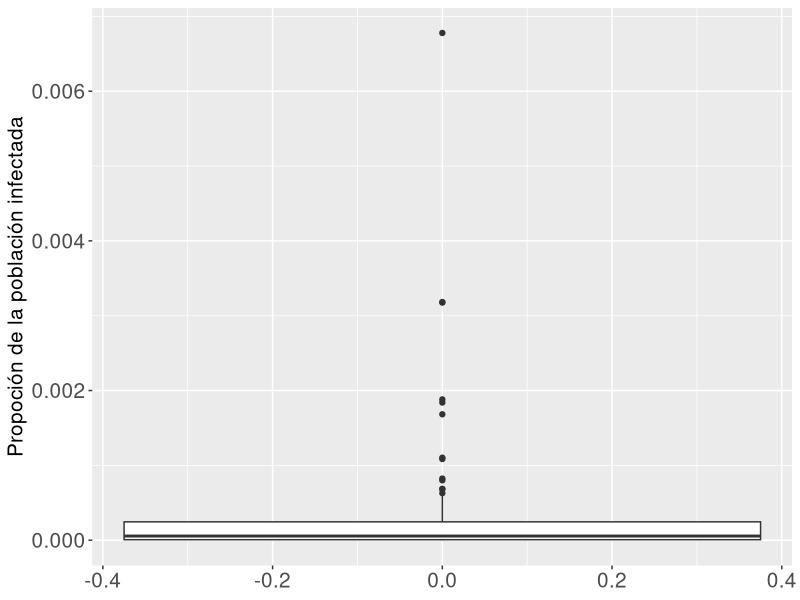
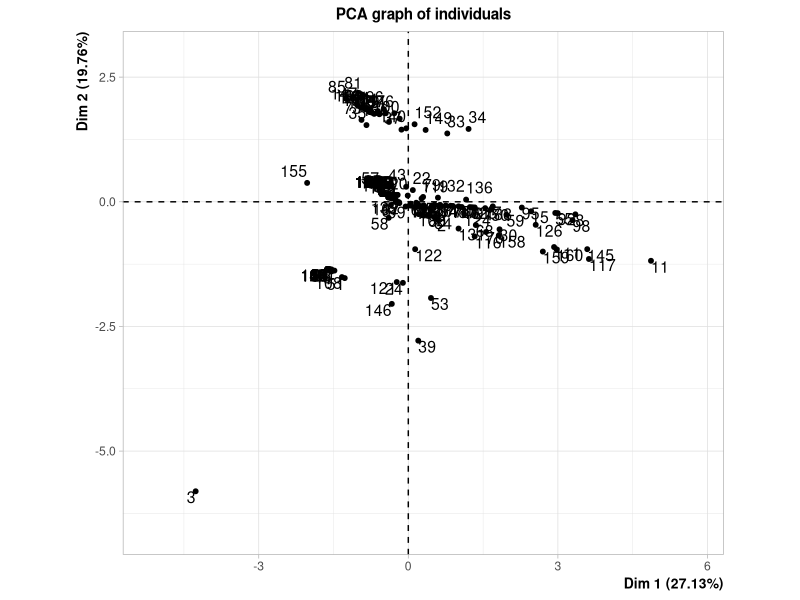
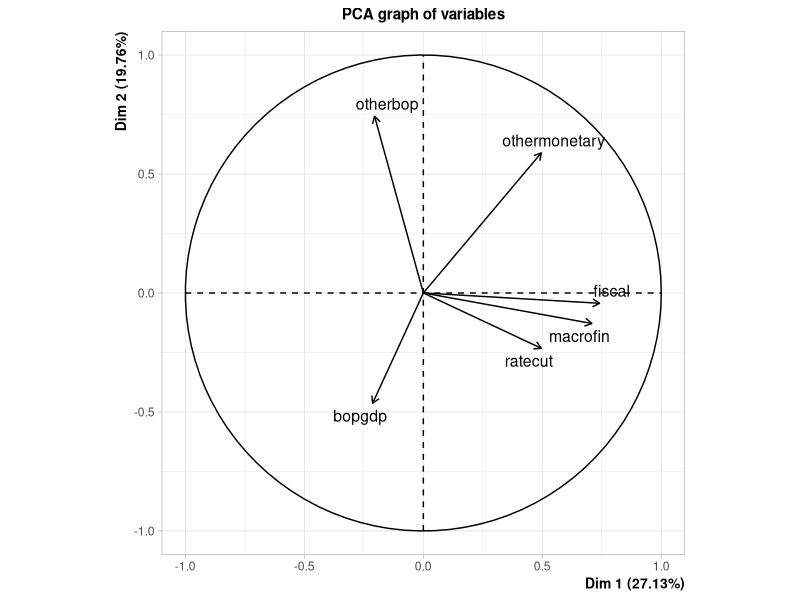
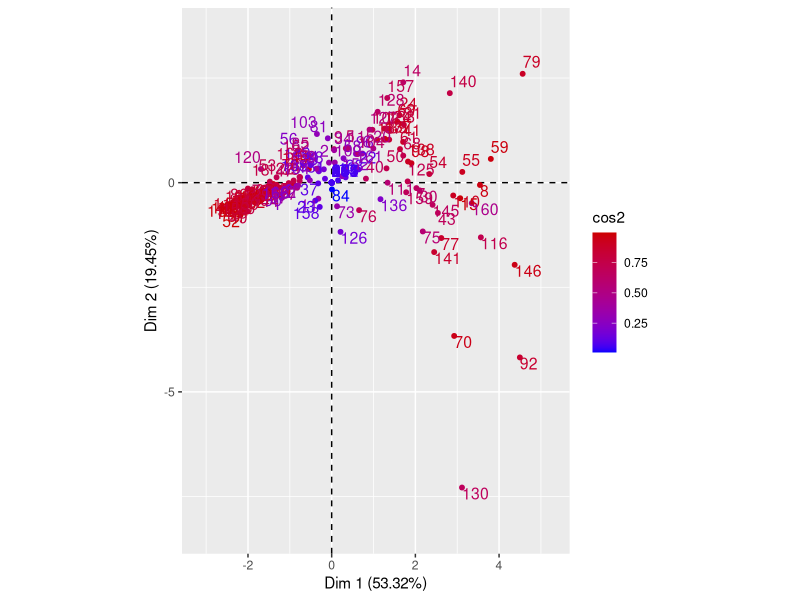
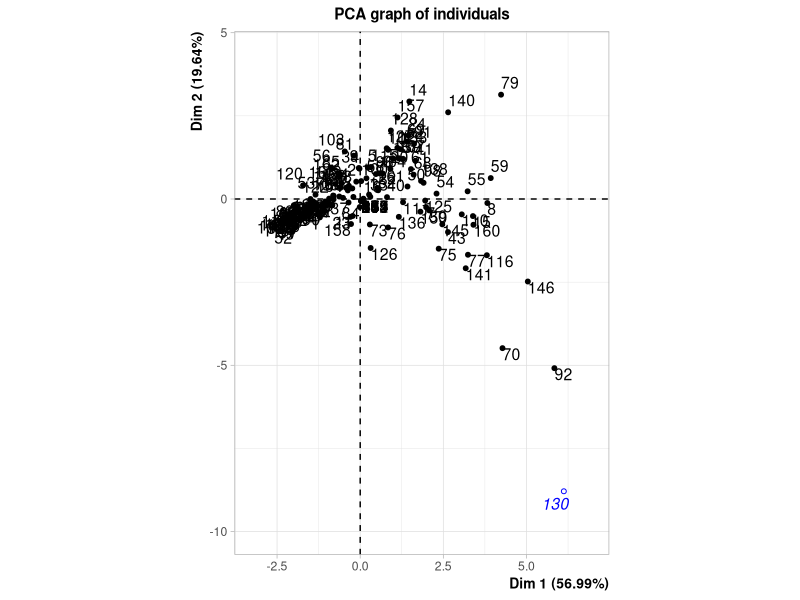
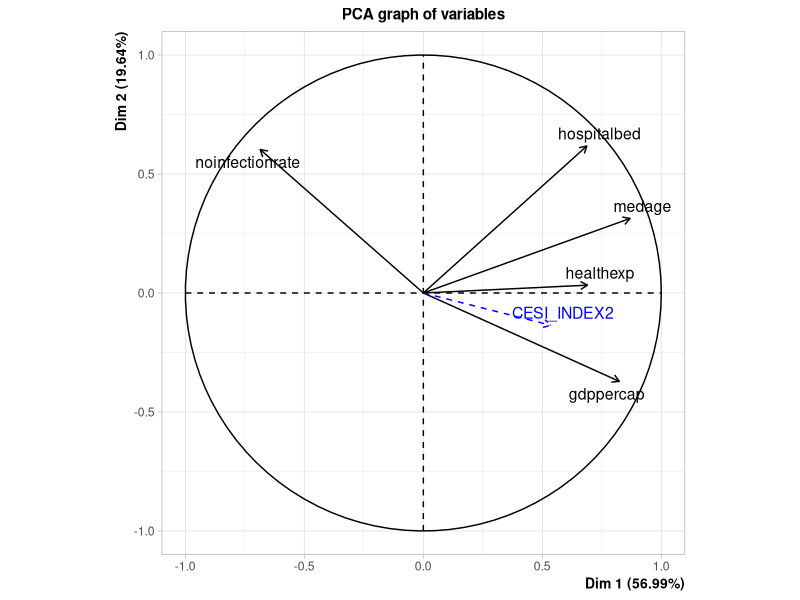
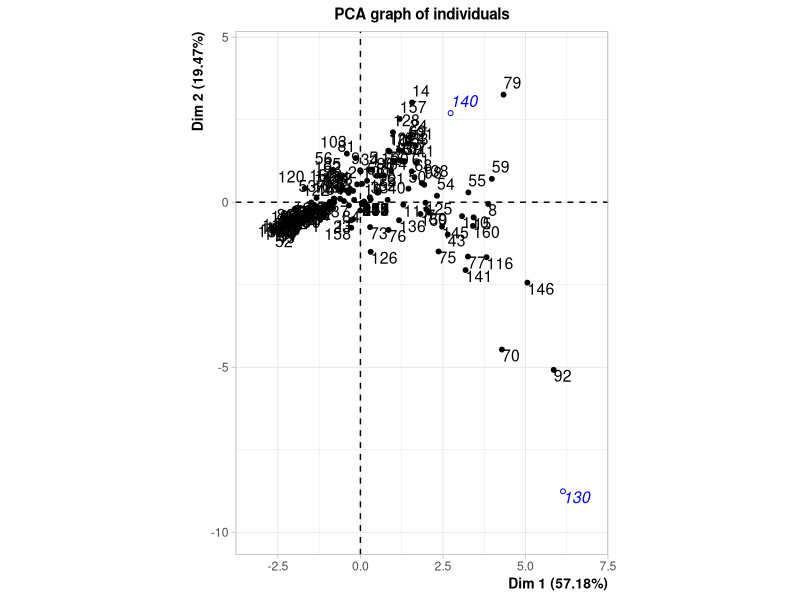
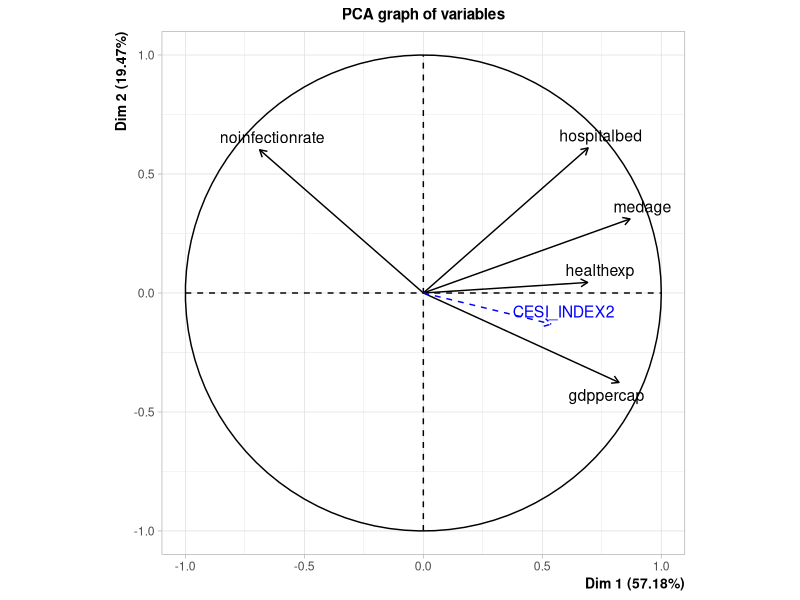

Write R code to recreate these figures, in order.
## ---- chunk 1
knitr::opts_chunk$set(echo=FALSE,
                      include=FALSE,
                      warning = FALSE,
                      message = FALSE,
                      fig.pos = 'H',
                      fig.align = 'center',
                      out.extra = '',
                      fig.hold = 'hold',
                      out.width = "50%"
                      )
options(xtable.comment=FALSE,
        xtable.table.placement="H")
## ---- chunk 2
library(dplyr)
library(ggplot2)
library(readxl)
library(xtable)
library(FactoMineR)
library(forcats)
library(gridExtra)

## ---- chunk 3
#Lectura de los datos

datos <- read.table("corona.txt", sep = "\t", header = TRUE)

datos <- datos  %>% rename(healthexp= "currenthealthexpenditureofgdpshx", gdppercap = "gdppercapitaconstant2010us" )
## ---- chunk 4
datospob <- read_xls("datospob.xls") %>% 
  select(`Country Name`, `2018`) %>%
  rename(country = `Country Name`, denspob = `2018` )


faltan <- datos$country %in% datos$country
datos$country[which(faltan == FALSE)]


datospob$country <-  recode(datospob$country,
                    `Bahamas, The` = "Bahamas",
                    `Brunei Darussalam` = "Brunei",
                    `Congo, Rep.` = "Congo, R",
                    `Cote d'Ivoire` = "Cote Ivory",
                    `Congo, Dem. Rep.` = "Democratic Republic of Congo",
                    `Egypt, Arab Rep.` = "Egypt",
                    `Gambia, The` = "Gambia",
                    `Guinea-Bissau` = "Guinea Bissau",
                    `Hong Kong SAR, China` = "Hong Kong",
                    `Iran, Islamic Rep.` = "Iran",
                    `Kyrgyz Republic` = "Kyrgyzstan",
                    `Lao PDR` = "Laos",
                    `Russian Federation` = "Russia",
                    `Korea, Rep.` = "South Korea",
                    `Tajikistan` = "Taijikistan",
                    `Yemen, Rep.` = "Yemen"
                    )

#sum(datos$country %in% datospob$country)-length(datos$country %in% datospob$country) control


## ---- chunk 5
dim(datos)
## ---- chunk 6
cbind("Variable"=names(datos), "Datos faltantes"=NAcheck <- as.numeric(apply(is.na(datos), 2, sum))) %>% 
  as.data.frame %>% 
  filter(`Datos faltantes`!=0)  %>% 
#  t() %>%
    xtable(caption="Tabla de cantidad de observaciones faltables para las variables.") %>% 
  print.xtable(include.colnames = TRUE)

datos <- datos %>% select(-c(stringency))

## ---- chunk 7

dim(datos)
(NAcheck <- as.numeric(apply(is.na(datos), 2, sum)))

#Hay NAs en varias variables, una opcion de imputacion, en las cuantitativas imputar la media y en las cualitativas el modo. Stringency tiene 93 NAs (evaluar sacarla)

#vector de valores medios

vals_meds <- rep(0, dim(datos)[2])

for(j in 1:dim(datos)[2]){
  
  vals_meds[j] <- mean(datos[,j], na.rm = TRUE)
}

#imputacion de vals medios en NAs

for(j in 1:dim(datos)[2]){
  if(NAcheck[j]>0){
    
    for(i in 1:dim(datos)[1]){
      if(is.na(datos[i,j])==TRUE){
       datos[i,j] <- vals_meds[j] 
    }
    }
  }
}


## ---- chunk 8

correl <- datos %>%
  select(-c(country, othermonetary, otherbop, CESI_INDEX)) %>% cor()

correl %>% round(2) %>%  xtable(caption="Matriz de correlaciones") %>% print.xtable(include.rownames = FALSE)

## ---- chunk 9
datos %>%
  arrange(desc(bopgdp)) %>%
  head(11) %>%
  select(country, bopgdp) %>%
  mutate(bopgdp=round(bopgdp, 2) )%>% 
  rename(`País`="country", `Medidas de BOP (% PBI)`="bopgdp") %>% 
  as.data.frame() %>% 
  xtable(caption = "Tabla de medidas de balanza de pago como porcentaje de PBI, ordenada de forma decreciente.") %>% 
  print.xtable(include.rownames =  FALSE)

otrasbop <- summary(as.factor(datos$otherbop))  
## ---- chunk 10
boxplot.fiscal <- datos %>% ggplot() + geom_boxplot(aes(y=fiscal))

fiscal.argelia <- datos %>% select(country, fiscal) %>% arrange(fiscal) %>% head(1)

## ---- chunk 11
ratecut.boxplot <- datos %>% ggplot() + geom_boxplot(aes(y=ratecut))

datos %>% select(country, ratecut) %>% arrange(desc(ratecut)) %>% head(20)

datos %>% filter(ratecut < 0) %>% count()
datos %>% filter(ratecut == 0) %>% count()


bigote <- quantile(datos$ratecut, 0.75)+ 1.5*IQR(datos$ratecut)

datos %>% filter(ratecut > bigote) %>% count()

quantile(datos$ratecut, 0.25)
quantile(datos$ratecut, 0.5)

## ---- chunk 12
macrofin.hist <- datos %>% ggplot() + geom_histogram(aes(x=macrofin)) + xlab(NULL) + labs(caption = "Histograma")
macrofin.boxplot <- datos %>% ggplot() + geom_boxplot(aes(y=macrofin)) + labs(caption = "Gráfico de caja")
  

min(datos$macrofin)
quantile(datos$macrofin, 0.61)
datos %>% filter(macrofin == 0) %>% count()

## ---- chunk 13
datos %>% filter(bopgdp == 0) %>% count()
## ---- chunk 14
gdppercap.boxplot <- datos %>% ggplot() + geom_boxplot(aes(y=gdppercap))

pbi.lux <- datos %>% filter(country=="Luxembourg") %>% select(gdppercap)

q3.gdp <- quantile(datos$gdppercap, 0.75)


## ---- chunk 15
medage.boxplot <- datos %>% ggplot() + geom_boxplot(aes(y=medage))

min.medage <- min(datos$medage)
max.medage <- max(datos$medage)

media.medage <- mean(datos$medage)
median(datos$medage)

max.ind.medage <- datos[which.max(datos$medage),]
min.ind.medage <- datos[which.min(datos$medage),]
## ---- chunk 16
healthexp.boxplot <- datos %>% ggplot() + geom_boxplot(aes(y=healthexp))

max.healthexp <- datos[which.max(datos$healthexp),]
max.healthexp2 <- datos[which.max(datos$healthexp[-130]),]

mean(datos$healthexp)
median(datos$healthexp)
## ---- chunk 17
boxplot.hospitalbed <- datos %>% ggplot() + geom_boxplot(aes(y=hospitalbed))

hospitalbed.mean <- mean(datos$hospitalbed)
hospitalbed.median <- median(datos$hospitalbed)

hospitalbed.japon <- datos %>% select(country, hospitalbed) %>% arrange(desc(hospitalbed)) %>% head(1)




## ---- chunk 18
datos %>% ggplot() +
  geom_boxplot(aes(y=infectionrate)) +
  ylab("Propoción de la población infectada") +
  theme(axis.text = element_text(size=15),
        axis.title = element_text(size=15)
        )
## ---- chunk 19
quantile(datos$infectionrate, 0.75)
datos %>% select(country, infectionrate) %>% arrange(desc(infectionrate)) %>% head(20)

## ---- chunk 20
vars.indice <- c("fiscal", "ratecut", "macrofin", "bopgdp", "othermonetary", "otherbop")

acp_indice <- PCA(select(datos, vars.indice), ncp=6)

summary(acp_indice)

ind.est.econ <- acp_indice$ind$coord[,1]

cor(ind.est.econ, datos$CESI_INDEX)

sum(ind.est.econ-datos$CESI_INDEX) #Llegamos a que son el mismo índice

acp_indice$eig
## ---- chunk 21
#plot.PCA(acp_indice, choix = "var")


data.frame(Variable = names(acp_indice$var$coord[,1]), `Correlación` = acp_indice$var$coord[,1]) %>% 
  xtable(caption="Correlación de cada variable con el índice de estímulo económico.") %>%
  print.xtable(include.rownames = FALSE)


# acp_indice$var$coord[,1] %>%
#   as.data.frame %>%
#   rename(Variable = 1, `Correlación` = 2) %>% 
#   xtable(caption="Correlación de cada variable con el índice de estímulo económico.")



coords_art <- c(0.58,0.39,0.55,0.39,-0.17, -0.16)
## ---- chunk 22
datos$noinfectionrate <- 1-datos$infectionrate

datos$CESI_INDEX2 <- ind.est.econ



vars.acp3 <- c("medage", "gdppercap", "healthexp", "hospitalbed", "noinfectionrate", "CESI_INDEX2")

acp3 <- PCA(datos[,vars.acp3], quanti.sup = 6, graph=FALSE)


acp3$eig %>% round(2) %>%  as.data.frame() %>% rename(`Valor propio`="eigenvalue", `% de varianza`= "percentage of variance", `% acumulado de varianza`="cumulative percentage of variance") %>% xtable(caption="Valores propios asociados a las componentes principales y porcentajes de inercia de cada uno.")


## ---- chunk 23
datos$country
## ---- chunk 24

plot.PCA(acp3, choix = "ind", habillage="cos2", graph.type = "ggplot") +
  ggtitle(NULL) +
  theme(axis.text = element_text(size=10),
        axis.title = element_text(size=10)
        ) + theme_gray() 

## ---- chunk 25
#se tiene el cos^2 en el plano

mat_cos2  <-  apply(acp3$ind$cos2[,1:2],1, sum)



mat_dist_cos2 <- cbind(`País`= datos$country   ,"cos2_plano" = mat_cos2, "norma"=  acp3$ind$dist) 




## ---- chunk 26
mat_dist_cos2 %>% as.data.frame %>% mutate(cos2_plano = round(as.numeric(cos2_plano), 2), norma = round(as.numeric(norma), 2)) %>%  arrange(desc(norma)) %>% head(10)%>% xtable( caption= "Coseno al cuadrado con el plano principal y norma de las observaciones (10 países con mayores valores de la norma)")
## ---- chunk 27
acp4 <- PCA(datos[, vars.acp3], ind.sup = 130, quanti.sup = 6)

acp5 <- PCA(datos[, vars.acp3], ind.sup = c(130,140), quanti.sup = 6)
## ---- chunk 28
mat_dist_cos2 %>% as.data.frame %>% mutate(cos2_plano = round(as.numeric(cos2_plano), 2), norma = round(as.numeric(norma), 2)) %>%  arrange(cos2_plano) %>%  head(10) %>% xtable(caption= "Coseno al cuadrado del ángulo con el plano principal y norma de las observaciones (10 países con mayores valores del coseno cuadrado)")
## ---- chunk 29
plot.PCA(acp4, axes= c(1,2), choix = c("var"), graph.type = "ggplot") +
  ggtitle(NULL) +
  theme(axis.text = element_text(size=10),
        axis.title = element_text(size=10)
        ) + theme_grey() 

## ---- chunk 30
acp4$var$coord %>% round(2) %>% as.data.frame() %>% select(Dim.1, Dim.2) %>% 
  xtable(caption="Coordenadas de las variables originales en el primer plano principal")

# acp3$var$cos2 %>% round(2) %>% as.data.frame() %>% select(Dim.1, Dim.2) %>%
#   xtable(caption="cos2 de los ángulos de las variables con los ejes del primer plano principal.")

#CONSULTAR

## ---- chunk 31
coord.ind.1 <- round(cor(datos$CESI_INDEX[-130], acp4$ind$coord[,1]), 2)
coord.ind.2 <- round(cor(datos$CESI_INDEX[-130], acp4$ind$coord[,2]), 2)

## ---- chunk 32
cors.ind.org <- round(cor(select(datos, medage, gdppercap, healthexp, hospitalbed, CESI_INDEX2, noinfectionrate))["CESI_INDEX2",],2)


data.frame("Variable"=names(cors.ind.org), "Correlación"=cors.ind.org) %>% 
  filter(Variable!="CESI_INDEX2") %>% 
  xtable(caption="Correlación del índice de estímulo económico construido con las variables originales de la base.") %>%
  print.xtable(include.rownames = FALSE)


## ---- chunk 33
boxplot.fiscal + ylab("% del PBI")
## ---- chunk 34
ratecut.boxplot + ylab("Porcentaje recortado")
## ---- chunk 35
grid.arrange(macrofin.boxplot + ylab("Medidas macrofinancieras adoptadas (% PBI)"),
             macrofin.hist + ylab("Frecuencia absoluta"),
             ncol=2)
## ---- chunk 36
gdppercap.boxplot + ylab("PBI per cápita (dólares)")
## ---- chunk 37
medage.boxplot + ylab("Edad mediana")
## ---- chunk 38
healthexp.boxplot + ylab("Gasto en salud (% PBI)")
## ---- chunk 39
boxplot.hospitalbed + ylab("Camas de hospital por cada 1000 personas")

## ---- chunk 40
datos <- datos %>% left_join(datospob, by="country")

vars.acp <- c("medage", "gdppercap", "healthexp", "hospitalbed", "noinfectionrate", "CESI_INDEX2", "denspob")

acp <- PCA(datos[,vars.acp], ncp=7, graph = FALSE)

#summary(acp)
## ---- chunk 41

plot.PCA(acp, choix = "ind", habillage="cos2", graph.type = "ggplot") +
  ggtitle(NULL) +
  theme(axis.text = element_text(size=10),
        axis.title = element_text(size=10)
        ) + theme_gray() 

## ---- chunk 42

plot.PCA(acp, choix = "var",  graph.type = "ggplot") +
  ggtitle(NULL) +
  theme(axis.text = element_text(size=10),
        axis.title = element_text(size=10)
        ) + theme_gray() 

## ---- chunk 43
acp$var$coord[,c(1,2)] %>% as.data.frame() %>% xtable("Coordenadas de las variables en los ejes del primer plano principal.")
## ---- chunk 44
vars.acp2 <- c("medage", "gdppercap", "healthexp", "hospitalbed", "noinfectionrate", "CESI_INDEX2")

acp2 <- PCA(datos[,vars.acp2], ncp=6)
## ---- chunk 45

plot.PCA(acp2, choix = "var", graph.type = "ggplot") +
  ggtitle(NULL) +
  theme(axis.text = element_text(size=10),
        axis.title = element_text(size=10)
        ) + theme_gray() 

## ---- chunk 46

plot.PCA(acp4, choix = "ind", graph.type = "ggplot") + ggtitle(NULL) +
  theme(axis.text = element_text(size=10),
        axis.title = element_text(size=10)
        ) + theme_gray() 
